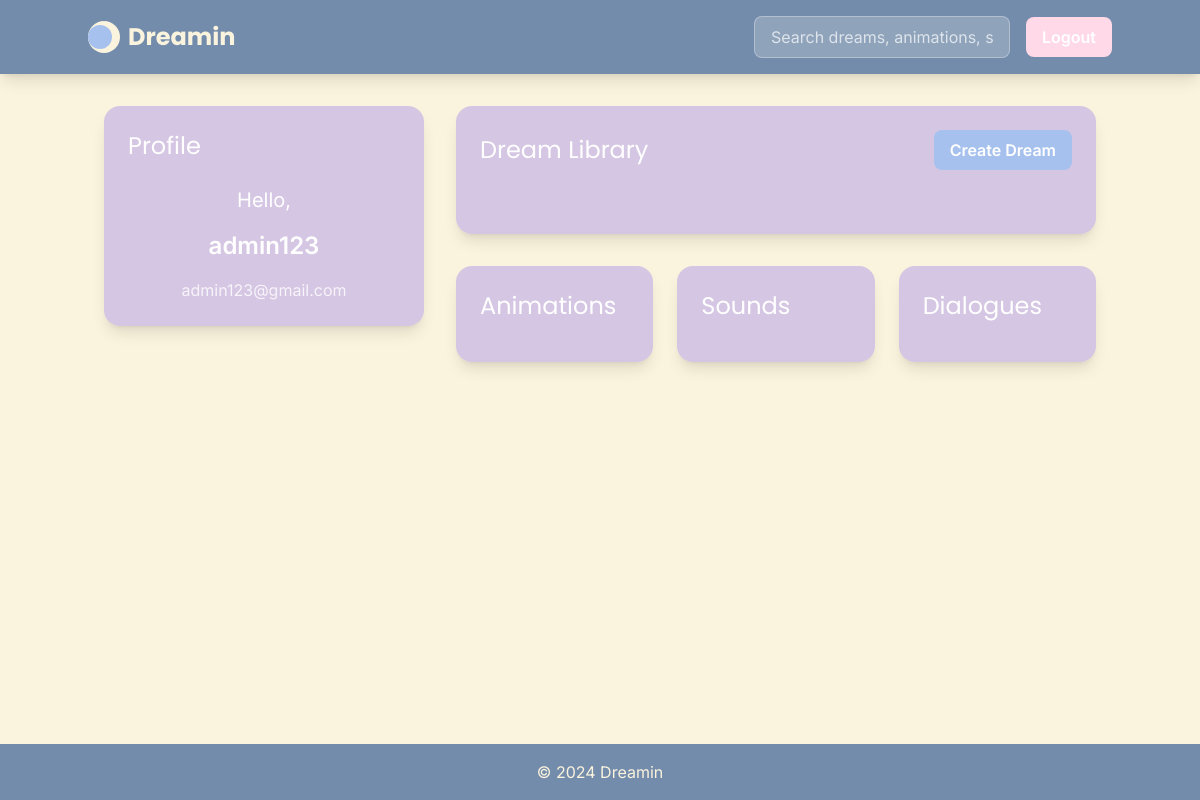
/home/ (signed in), run on an earlier commit of the app's database.
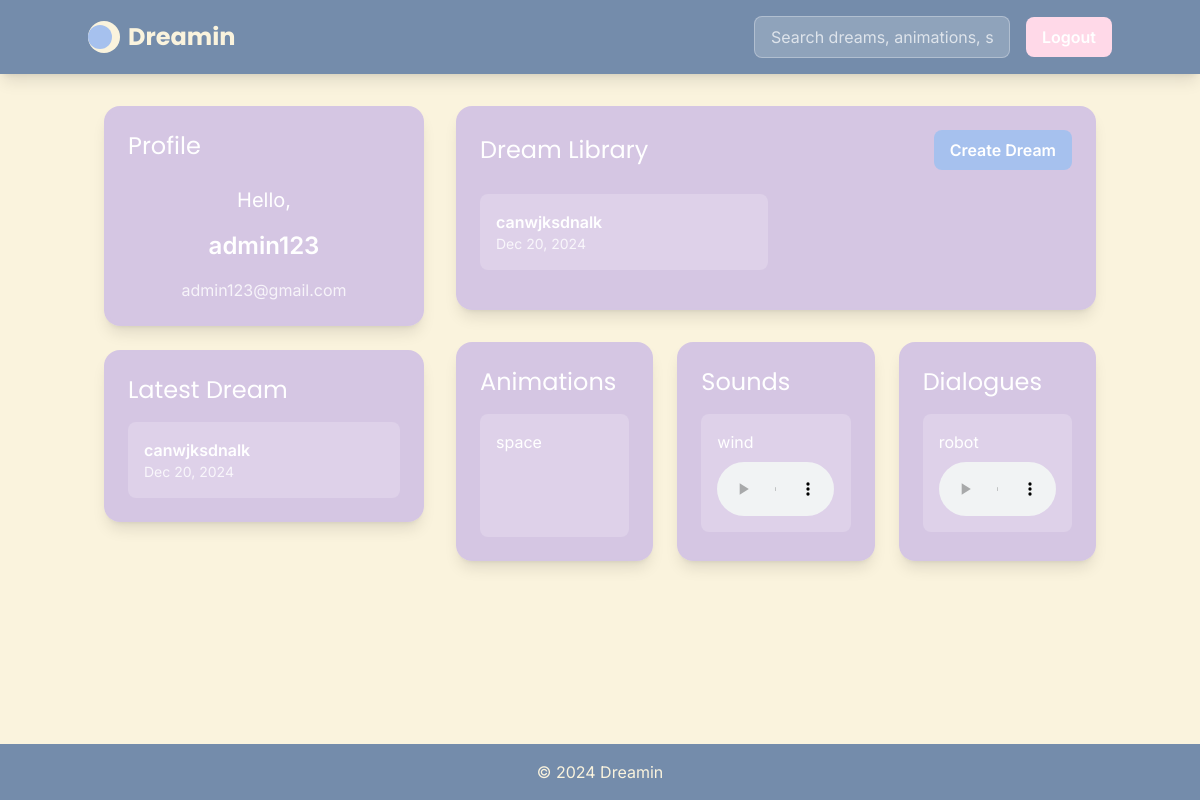
And on a later commit of the database.
### main/models.py (models this page shows, shortened)
class Dream(models.Model):
    user = models.ForeignKey(
        User,
        on_delete=models.CASCADE,
        related_name='dreams',
    )
    title = models.CharField(max_length=255)
    description = models.TextField()
    created_at = models.DateTimeField(auto_now_add=True)
    animations = models.ManyToManyField(DreamAnimation, blank=True)
    sounds = models.ManyToManyField(DreamSound, blank=True)
    dialogues = models.ManyToManyField(Dialogue, blank=True)
    preview_video = models.FileField(upload_to='dream_previews/', null=True, blank=True)

class DreamAnimation(models.Model):
    name = models.CharField(max_length=100)
    file = models.FileField(
        upload_to='animations/',
        validators=[validate_file_size, validate_file_extension],
        null=True,
        blank=True
    )
    created_at = models.DateTimeField(auto_now_add=True)

class DreamSound(models.Model):
    name = models.CharField(max_length=100)
    file = models.FileField(upload_to='sounds/', null=True, blank=True)
    created_at = models.DateTimeField(auto_now_add=True)

class Dialogue(models.Model):
    name = models.CharField(max_length=100)
    file = models.FileField(upload_to='dialogues/', null=True, blank=True)
    created_at = models.DateTimeField(auto_now_add=True)

### main/views.py (the view)
# urls.py: path("home/", views.home_view, name="home"),
@login_required
def home_view(request):
    search_query = request.GET.get('search', '')
    try:
        user_dreams = Dream.objects.filter(user=request.user).order_by('-created_at')
        all_dreams = Dream.objects.all().order_by('-created_at')
        animations = DreamAnimation.objects.filter(file__isnull=False)
        sounds = DreamSound.objects.filter(file__isnull=False)
        dialogues = Dialogue.objects.filter(file__isnull=False)
        if search_query:
            user_dreams = user_dreams.filter(title__icontains=search_query)
            all_dreams = all_dreams.filter(title__icontains=search_query)
            animations = animations.filter(name__icontains=search_query)
            sounds = sounds.filter(name__icontains=search_query)
            dialogues = dialogues.filter(name__icontains=search_query)
        else:
            animations = animations.order_by('?')
            sounds = sounds.order_by('?')
            dialogues = dialogues.order_by('?')
    except Exception as e:
        user_dreams = []
        all_dreams = []
        animations = []
        sounds = []
        dialogues = []
    context = {
        'user_dreams': user_dreams,
        'all_dreams': all_dreams,
        'animations': animations[:3] if animations else [],
        'sounds': sounds[:3] if sounds else [],
        'dialogues': dialogues[:3] if dialogues else [],
        'latest_dream': Dream.objects.filter(user=request.user).order_by('-created_at').first(),
        'search_query': search_query,
    }
    return render(request, "home.html", context)

### main/templates/home.html (shortened to what this page needs)
<!DOCTYPE html>
<html lang="en">
<head>
    <script src="https://cdn.tailwindcss.com"></script>
</head>
<body class="min-h-screen bg-warmcream font-inter flex flex-col">
    <header class="bg-slateblueSoft py-4 px-6 shadow-lg">
        <div class="container mx-auto flex justify-between items-center">
            <a href="{% url 'home' %}" class="flex items-center space-x-2">
                <div class="w-8 h-8 bg-warmcream rounded-full flex items-center justify-center">
                    <div class="w-6 h-6 bg-periwinkle rounded-full transform -translate-x-1"></div>
                </div>
                <span class="text-2xl font-bold text-warmcream font-poppins">Dreamin</span>
            </a>
            <div class="flex items-center space-x-4">
                <form class="relative" action="{% url 'home' %}" method="GET">
                    <input type="text"
                           name="search"
                           placeholder="Search dreams, animations, sounds..."
                           value="{{ search_query }}"
                           class="bg-white/20 border border-white/30 text-white placeholder-white/70 rounded-lg py-2 px-4 w-64">
                </form>
                <a href="{% url 'logout' %}" class="bg-softpink hover:bg-softpink/80 text-white font-semibold py-2 px-4 rounded-lg transition-colors">
                    Logout
                </a>
            </div>
        </div>
    </header>
    <main class="container mx-auto px-4 py-8 flex-grow">
        <div class="flex gap-8">
            <div class="w-80 flex-shrink-0 space-y-6">
                <div class="bg-lavender/70 rounded-2xl p-6 shadow-lg backdrop-blur-sm">
                    <h2 class="text-2xl font-poppins text-white mb-6">Profile</h2>
                    <div class="space-y-4 text-center">
                        <h3 class="text-xl text-white">Hello,</h3>
                        <p class="text-2xl font-semibold text-white">{{ user.username }}</p>
                        <p class="text-white/80">{{ user.email }}</p>
                    </div>
                </div>
                {% if latest_dream %}
                <div class="bg-lavender/70 rounded-2xl p-6 shadow-lg backdrop-blur-sm">
                    <h2 class="text-2xl font-poppins text-white mb-4">Latest Dream</h2>
                    <div class="bg-white/20 rounded-lg p-4">
                        <h3 class="text-white font-semibold">{{ latest_dream.title }}</h3>
                        <p class="text-white/80 text-sm">{{ latest_dream.created_at|date:"M d, Y" }}</p>
                    </div>
                </div>
                {% endif %}
            </div>
            <div class="flex-grow space-y-8">
                <div class="bg-lavender/70 rounded-2xl p-6 shadow-lg backdrop-blur-sm">
                    <div class="flex justify-between items-center mb-6">
                        <h2 class="text-2xl font-poppins text-white">Dream Library</h2>
                        <a href="{% url 'create_dream' %}" class="bg-periwinkle hover:bg-periwinkle/80 text-white font-semibold py-2 px-4 rounded-lg transition-colors">
                            Create Dream
                        </a>
                    </div>
                    <div class="max-h-[400px] overflow-y-auto scrollbar-hide">
                        <div class="grid grid-cols-2 gap-4 pb-4">
                            {% for dream in user_dreams %}
                            <a href="{% url 'dream_playback' dream.id %}" class="bg-white/20 rounded-lg p-4 hover:bg-white/30 transition-colors">
                                <h3 class="text-white font-semibold">{{ dream.title }}</h3>
                                <p class="text-white/80 text-sm">{{ dream.created_at|date:"M d, Y" }}</p>
                            </a>
                            {% endfor %}
                        </div>
                    </div>
                </div>
                <div class="grid grid-cols-3 gap-6">
                    <div class="bg-lavender/70 rounded-2xl p-6 shadow-lg backdrop-blur-sm">
                        <h2 class="text-2xl font-poppins text-white mb-4">Animations</h2>
                        <div class="space-y-4 max-h-[400px] overflow-y-auto scrollbar-hide">
                            {% for animation in animations %}
                            <div class="bg-white/20 rounded-lg p-4">
                                <p class="text-white mb-2">{{ animation.name }}</p>
                                {% if animation.file %}
                                <video class="w-full rounded cursor-pointer" src="{{ animation.file.url }}"
                                       onclick="openPreview(this.src, 'video')" preload="metadata">
                                </video>
                                {% endif %}
                            </div>
                            {% endfor %}
                        </div>
                    </div>
                    <div class="bg-lavender/70 rounded-2xl p-6 shadow-lg backdrop-blur-sm">
                        <h2 class="text-2xl font-poppins text-white mb-4">Sounds</h2>
                        <div class="space-y-4 max-h-[400px] overflow-y-auto scrollbar-hide">
                            {% for sound in sounds %}
                            <div class="bg-white/20 rounded-lg p-4">
                                <p class="text-white">{{ sound.name }}</p>
                                {% if sound.file %}
                                <audio controls class="w-full mt-2">
                                    <source src="{{ sound.file.url }}" type="audio/mpeg">
                                </audio>
                                {% else %}
                                <p class="text-white/70">No audio file available</p>
                                {% endif %}
                            </div>
                            {% endfor %}
                        </div>
                    </div>
                    <div class="bg-lavender/70 rounded-2xl p-6 shadow-lg backdrop-blur-sm">
                        <h2 class="text-2xl font-poppins text-white mb-4">Dialogues</h2>
                        <div class="space-y-4 max-h-[400px] overflow-y-auto scrollbar-hide">
                            {% for dialogue in dialogues %}
                            <div class="bg-white/20 rounded-lg p-4">
                                <p class="text-white">{{ dialogue.name }}</p>
                                <audio controls class="w-full mt-2">
                                    <source src="{{ dialogue.file.url }}" type="audio/mpeg">
                                </audio>
                            </div>
                            {% endfor %}
                        </div>
                    </div>
                </div>
            </div>
        </div>
    </main>
    <footer class="bg-slateblueSoft py-4 px-6 mt-8">
        <div class="container mx-auto text-center text-warmcream">
            &copy; 2024 Dreamin
        </div>
    </footer>
</body>
</html>

### main/templates/home.html (style rules this page uses)
.scrollbar-hide { -ms-overflow-style: none; scrollbar-width: none; }

What changed in the data, as far as the page shows it:
added Dream: title "canwjksdnalk", created_at "Dec 20, 2024"
added DreamAnimation: name "space"
added DreamSound: name "wind"
added Dialogue: name "robot"
Also different on the page:
text now shown: "Latest Dream"
